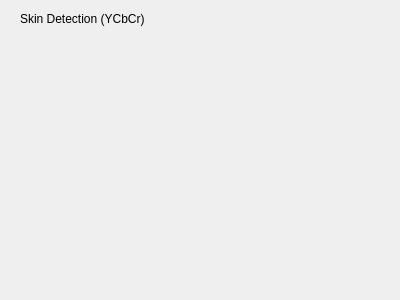
<?xml version="1.0" encoding="UTF-8"?>
<ui version="4.0">
 <class>SkinDetectionYCbCrForm</class>
 <widget class="QWidget" name="SkinDetectionYCbCrForm">
  <property name="geometry">
   <rect>
    <x>0</x>
    <y>0</y>
    <width>400</width>
    <height>300</height>
   </rect>
  </property>
  <property name="windowTitle">
   <string>Form</string>
  </property>
  <widget class="QLabel" name="displaySkinYCbCrDetectForm">
   <property name="geometry">
    <rect>
     <x>20</x>
     <y>10</y>
     <width>301</width>
     <height>17</height>
    </rect>
   </property>
   <property name="text">
    <string>Skin Detection (YCbCr)</string>
   </property>
  </widget>
 </widget>
 <resources/>
 <connections/>
</ui>
